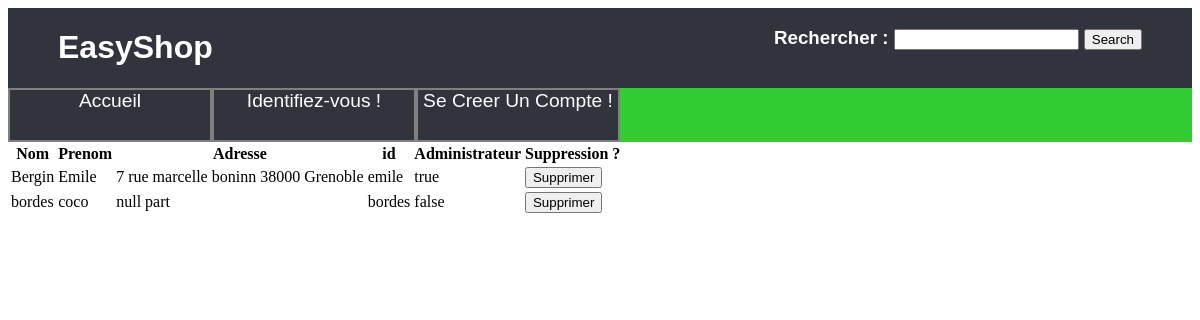
Page /controleur/afficherParametreAdmin.ctrl.php on the committed database.
### tables this page shows
CREATE TABLE clients (
	nom varchar(100),
	prenom varchar(100),
	adresse varchar(100),
	id varchar(100) PRIMARY KEY,  --creer une fonction qui verifie qu'il n'exitse pas deux fois au moment de la creation
	password varchar(100),
	administrateur boolean
);

### controleur/afficherParametreAdmin.ctrl.php (called while the page is built, shortened)
<?php
    include_once('../model/DAO.class.php');
    $GLOBALS['clients']=$dao->getClients();
    include('../vue/VueParametreAdmin.php');
 ?>

### model/DAO.class.php (called while the page is built, shortened)
<?php
    class DAO {
        private $db;
        private $database = 'sqlite:../data/DB.db';
        function __construct() {
            try {
                $this->db= new PDO($this->database);
            } catch(PDOException $e){
                die("erreur de connexion:".$e->getMessage());
            }
        }
        function getClients(): array {
            $req="Select * from clients;";
            $sth=$this->db->query($req);
            $result=$sth->fetchAll(PDO::FETCH_CLASS,'clients');
            return $result;
        }
    }
    ?>

### vue/VueParametreAdmin.php (the view, shortened to what this page needs)
<!DOCTYPE html>
<html lang="fr">
      <head>
            <link rel="stylesheet" type="text/css" href="../vue/styleAccueil.css">
      </head>
      <body>
        <?php include_once('../vue/VueBandeauSite.php') ?>
      <footer>
          <table>
              <tr>
                  <th>Nom</th><th>Prenom</th><th>Adresse</th><th>id</th><th>Administrateur</th><th>Suppression ?</th>
              </tr>
              <?php foreach ($GLOBALS['clients'] as $value) {
                  echo '<tr>';
                  echo '<td>'.$value->nom.'</td>'.'<td>'.$value->prenom.'</td>'.'<td>'.$value->adresse.'</td>'.'<td>'.$value->id.'</td>'.'<td>'.$value->administrateur.'</td>';
                  echo'<td>';
                  echo '<form action="suppresionClientParAdministrateur.ctrl.php" method="post">
                      <input type="hidden" name="id" value="'.$value->id.'">
                      <input type="submit" value="Supprimer">
                      </form>';
                  echo'</td>';
                  echo '</tr>';
              } ?>
          </table>
      </footer>
    </body>
</html>

### vue/styleAccueil.css (style rules this page uses)
footer { display: flex; flex: wrap; }

### rows in the picture
clients: nom "Bergin", prenom "Emile", adresse "7 rue marcelle boninn 38000 Grenoble", id "emile", administrateur "true"
clients: nom "bordes", prenom "coco", adresse "null part", id "bordes", administrateur "false"
